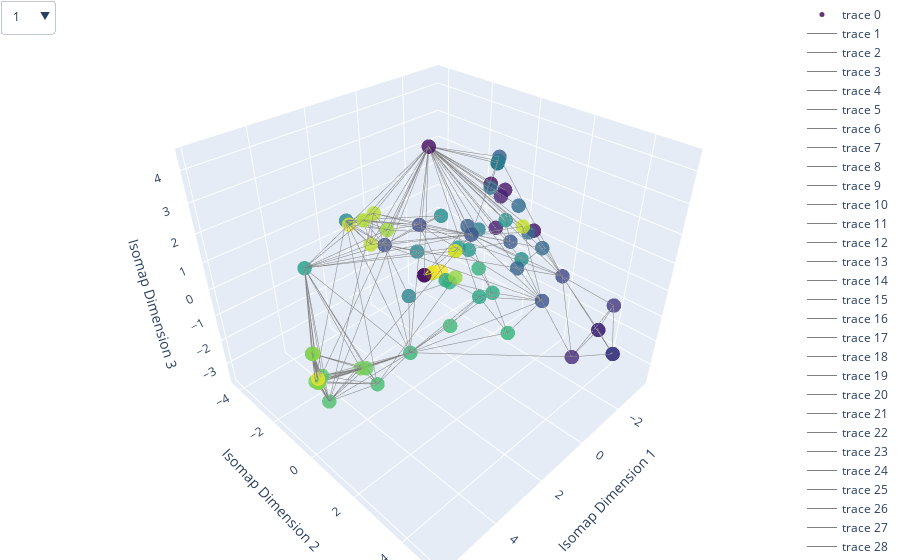

The notebook cell saved with this chart:
### Markdown cell above
# ISOMAP

### Code cell
def plot_isomap(similarities, node_list, edge_list, n_components=2, interactive=False):  
    isomap = Isomap(n_components=n_components)
    embeddings = isomap.fit_transform(1 - similarities)

    label_map = {label: i for i, label in enumerate(np.unique(node_list))}

    plt.figure(figsize=(10, 10))
    plt.scatter(embeddings[:, 0], embeddings[:, 1])

    for edge in edge_list:
        u, v = edge
        u_index = node_list.index(u)
        v_index = node_list.index(v)
        plt.plot([embeddings[u_index, 0], embeddings[v_index, 0]], 
                 [embeddings[u_index, 1], embeddings[v_index, 1]], 
                 color='gray', alpha=0.5)

    for i, node_number in enumerate(node_list):
        plt.annotate(node_number, (embeddings[i, 0], embeddings[i, 1]), textcoords="offset points", xytext=(0,10), ha='center')

    plt.title('Isomap Visualization of Node Similarities')
    plt.xlabel('Isomap Dimension 1')
    plt.ylabel('Isomap Dimension 2')
    plt.grid(True)
    plt.show()

    if interactive:
        trace = go.Scatter3d(
            x=embeddings[:, 0],
            y=embeddings[:, 1],
            z=embeddings[:, 2] if n_components == 3 else np.zeros_like(embeddings[:, 0]),
            mode='markers',
            text=node_list,
            hoverinfo='text',
            marker=dict(
                size=5,
                color=[label_map[label] for label in node_list],
                colorscale='Viridis',
                opacity=0.8
            )
        )

        edge_traces = []
        for edge in edge_list:
            u, v = edge
            u_index = node_list.index(u)
            v_index = node_list.index(v)
            edge_trace = go.Scatter3d(
                x=[embeddings[u_index, 0], embeddings[v_index, 0]],
                y=[embeddings[u_index, 1], embeddings[v_index, 1]],
                z=[embeddings[u_index, 2], embeddings[v_index, 2]] if n_components == 3 else np.zeros(2),
                mode='lines',
                line=dict(color='gray', width=1),
                hoverinfo='none'
            )
            edge_traces.append(edge_trace)
        
        dropdown_buttons = [
            {
                'label': node,
                'method': 'update',
                'args': [
                    {'selectedpoints': [node_list.index(node)]},
                    {'marker.color': ['rgba(255,0,0,1)' if i == node_list.index(node) else 'rgba(0,0,0,1)' for i in range(len(node_list))]}
                ]
            }
            for node in node_list
        ]

        updatemenu = [
            {
                'buttons': dropdown_buttons,
                'direction': 'down',
                'showactive': True,
            }
        ]

        layout = go.Layout(
            scene=dict(
                xaxis=dict(title='Isomap Dimension 1'),
                yaxis=dict(title='Isomap Dimension 2'),
                zaxis=dict(title='Isomap Dimension 3' if n_components == 3 else ''),
            ),
            margin=dict(l=0, r=0, b=0, t=0),
            updatemenus=updatemenu
        )

        fig = go.Figure(data=[trace] + edge_traces, layout=layout)
        fig.show()

plot_isomap(similarity_matrix, node_list, edge_list, n_components=3, interactive=True)
